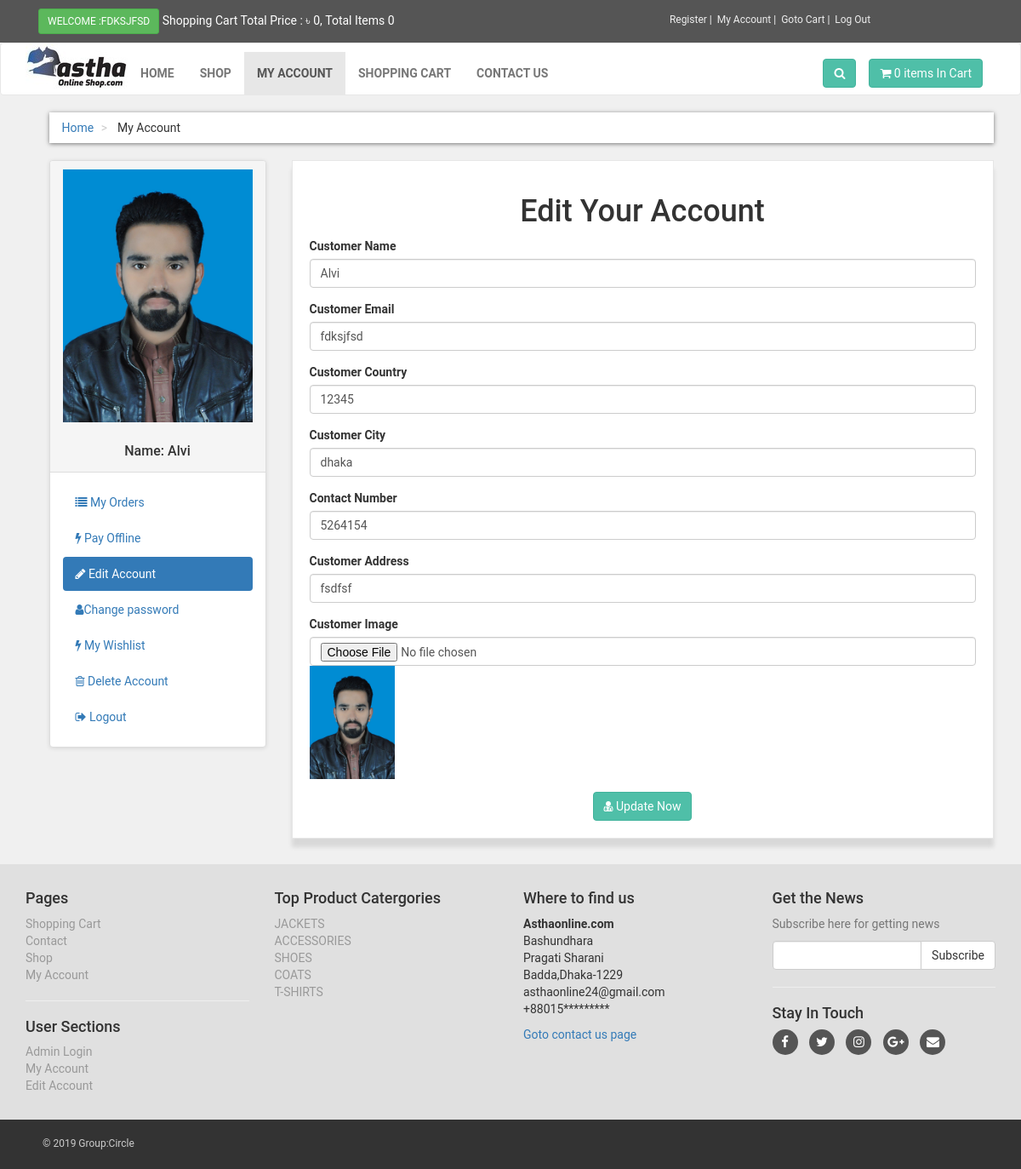
Screenshot of /customer/my_account.php?edit_act (signed in) with the database file from the repository.
### tables this page shows
CREATE TABLE `customers` (
  `customer_id` int(10) NOT NULL,
  `customer_name` varchar(255) NOT NULL,
  `customer_email` varchar(255) NOT NULL,
  `customer_pass` varchar(255) NOT NULL,
  `customer_country` text NOT NULL,
  `customer_city` text NOT NULL,
  `customer_contact` varchar(255) NOT NULL,
  `customer_address` text NOT NULL,
  `customer_image` text NOT NULL,
  `customer_ip` varchar(255) NOT NULL
);

CREATE TABLE `product_categories` (
  `p_cat_id` int(10) NOT NULL,
  `p_cat_title` text NOT NULL,
  `p_cat_desc` text NOT NULL
);

### customer/edit_act.php (the view, shortened to what this page needs)
<?php
$customer_session = $_SESSION['customer_email'];
$get_customer = "select * from customers where customer_email='$customer_session'";
$run_customer = mysqli_query($con,$get_customer);
$row_customer = mysqli_fetch_array($run_customer);
$customer_name = $row_customer['customer_name'];
$customer_email = $row_customer['customer_email'];
$customer_country = $row_customer['customer_country'];
$customer_city = $row_customer['customer_city'];
$customer_contact = $row_customer['customer_contact'];
$customer_address = $row_customer['customer_address'];
$customer_image = $row_customer['customer_image'];
?>
<div class="box">
	<center>
		<h1>Edit Your Account</h1>
	</center>
	<form action="" method="post" enctype="multipart/form-data">
	<div class="form-group">
		<label>Customer Name</label>
		<input type="text" name="c_name" class="form-control" value="<?php echo $customer_name; ?>" required>
	</div>
	<div class="form-group">
		<label>Customer Email</label>
		<input type="text" name="c_email" class="form-control" value="<?php echo $customer_email; ?>" required>
	</div>
	<div class="form-group">
		<label>Customer Country</label>
        <input type="text" name="c_country" class="form-control" value="<?php echo $customer_country; ?>" required>
	</div>
	<div class="form-group">
		<label>Customer City</label>
        <input type="text" name="c_city" class="form-control" value="<?php echo $customer_city; ?>" required>
	</div>
	<div class="form-group">
		<label>Contact Number</label>
        <input type="text" name="c_contact" class="form-control" value="<?php echo $customer_contact; ?>" required>
	</div>
	<div class="form-group">
		<label>Customer Address</label>
        <input type="text" name="c_address" class="form-control" value="<?php echo $customer_address; ?>" required>
	</div>
	<div class="form-group">
		<label>Customer Image</label>
        <input type="file" name="c_image" class="form-control form-height-custom" >
        <img class="img-responsive" src="customer_images/<?php echo $customer_image; ?>" alt="Costumer Image" width="100" height="100">
	</div>
	<div class="text-center">
		<button class="btn btn-primary" name="update">
			 <i class="fa fa-user-md"></i> Update Now
		</button>
	</div>
</div>

### customer/includes/sidebar.php
<div class="panel panel-default sidebar-menu">
	<div class="panel-heading">
		  <?php
        $customer_session = $_SESSION['customer_email'];
        $get_customer = "select * from customers where customer_email='$customer_session'";
        $run_customer = mysqli_query($con,$get_customer);
        $row_customer = mysqli_fetch_array($run_customer);
        $customer_image = $row_customer['customer_image'];
        $customer_name = $row_customer['customer_name'];
        if(!isset($_SESSION['customer_email'])){
        }else{
            echo "
                <center>
                    <img src='customer_images/$customer_image' class='img-responsive'>
                </center>
                <br/>
                <h3 class='panel-title' align='center'>
                    Name: $customer_name
                </h3>
            ";
        }
        ?>
	</div>
	<div class="panel-body">
		<ul class="nav nav-pills nav-stacked">
			<li class="<?php if(isset($_GET[my_order])){echo "active";}?> ">
				<a href="my_account.php?my_order"><i class="fa fa-list"></i> My Orders</a>
			</li>
			<li class="<?php if(isset($_GET[pay_offline])){echo "active";}?>">
				<a href="my_account.php?pay_offline">
					<i class="fa fa-bolt"></i> Pay Offline
				</a>
			</li>
			<li class="<?php if(isset($_GET[edit_act])){echo "active";}?>">
				<a href="my_account.php?edit_act">
					<i class="fa fa-pencil"></i> Edit Account
				</a>
			</li>
			<li class="<?php if(isset($_GET[change_pass])){echo "active";}?>">
				<a href="my_account.php?change_pass">
					<i class="fa fa-user"></i>Change password
				</a>
			</li>
			<li class="<?php if(isset($_GET[my_wishlist])){echo "active";}?>">
				<a href="my_account.php?my_wishlist">
					<i class="fa fa-bolt"></i> My Wishlist
				</a>
			</li>
			<li class="<?php if(isset($_GET[delete_ac])){echo "active";}?>">
				<a href="my_account.php?delete_ac">
					<i class="fa fa-trash-o"></i> Delete Account
				</a>
			</li>
			<li class="<?php if(isset($_GET[logout])){echo "active";}?>">
				<a href="../logout.php?logout">
					<i class="fa fa-sign-out"></i> Logout
				</a>
			</li>
		</ul>
	</div>
</div>

### customer/includes/footer.php (shortened to what this page needs)
<div id="footer">
	<div class="container">
		<div class="row">
			<div class="col-md-3 col-sm-6">
				<h4>Pages</h4>
				<ul>
					<li><a href="../cart.php">Shopping Cart</a></li>
					<li><a href="../contact.php">Contact</a></li>
					<li><a href="../shop.php">Shop</a></li>
					<li>
						<?php
              if(!isset($_SESSION['customer_email'])){
                 echo "<a href='../checkout.php'>My Account</a>";
              }else{
                 echo "<a href='my_account.php?my_order'>My Account</a>";
              }
              ?>
              </li>
				</ul>
				<hr>
				<h4>User Sections</h4>
				<ul>
					<li><?php
						if(!isset($_SESSION['admin_email'])){
                 echo "<a href='../admin_area/login.php'>Admin Login</a>";
              }else{
                 echo "<a href='../admin_area/index.php?dashboard'>Admin Profile</a>";
              }
						?>
					</li>
					<li>
						<?php
              if(!isset($_SESSION['customer_email'])){
                 echo "<a href='../checkout.php'>My Account</a>";
              }else{
                 echo "<a href='my_account.php?my_order'>My Account</a>";
              }
              ?>
					</li>
					<li>
						<?php
              if(!isset($_SESSION['customer_email'])){
                 echo "<a href='../customer_registration.php'>Register</a>";
              }else{
                 echo "<a href='my_account.php?edit_act'>Edit Account</a>";
              }
              ?>
					</li>
				</ul>
			</div>
			<div class="col-md-3 col-sm-6">
				<h4>Top Product Catergories</h4>
				<ul>
					<?php
						$get_p_cats="select * from product_categories";
						$run_p_cats=mysqli_query($con,$get_p_cats);
						while ($row_p_cat=mysqli_fetch_array($run_p_cats)) {
							$p_cat_id=$row_p_cat['p_cat_id'];
							$p_cat_title=$row_p_cat['p_cat_title'];
							echo "<li><a href='../shop.php?p_cat=$p_cat_id'> $p_cat_title</a></li>";
						}
						?>
				</ul>
			</div>
			<div class="col-md-3 col-sm-6">
				<h4>Where to find us</h4>
				<p>
					<strong>Asthaonline.com</strong>
					<br>Bashundhara
					<br>Pragati Sharani
					<br>Badda,Dhaka-1229
					<br>asthaonline24@gmail.com
					<br>+88015*********
				</p>
				<a href="../contact.php">Goto contact us page</a>
			</div>
			<div class="col-md-3 col-sm-6">
				<h4>Get the News</h4>
				<p class="text-muted">
					Subscribe here for getting news
				</p>
				<form action="" method="post">
					<div class="input-group">
						<input type="text" name="email" class="form-control">
						<span class="input-group-btn">
							<input type="submit" class="btn btn-default" value="Subscribe">
						</span>
					</div>
				</form>
				<hr>
				<h4>Stay In Touch</h4>
				<p class="social">
				<a href="#"><i class="fa fa-facebook"></i></a>
				<a href="#"><i class="fa fa-twitter"></i></a>
				<a href="#"><i class="fa fa-instagram"></i></a>
				<a href="#"><i class="fa fa-google-plus"></i></a>
				<a href="#"><i class="fa fa-envelope"></i></a>
				</p>
			</div>
		</div>
	</div>
</div>
<div id="copyright">
	<div class="container">
		<div class="col-md-6">
			<p class="pull-left">
				&copy; 2019 Group:Circle
			</p>
		</div>
	</div>
</div>

### customer/styles/style.css (style rules this page uses)
body { font-family: "Roboto","Helvetica",Arial,sans-sarif; font-size: 14px; line-height: 1.42857143; color: #333333; background-color: #f0f0f0; }
.btn-primary { color: rgb(255,255,255); background-color: rgb(79,191,168); border-color: rgb(65,179,156); }
.box { background: #fff; margin: 0 0 30px; border : solid 1px #e6e6e6; padding: 20px; box-shadow: 0 10px 5px rgba(0,0,0,0.1) }
#content .panel.sidebar-menu { box-sizing: border-box; box-shadow: 0 1px 5px rgba(0,0,0,0.1); }
#content .panel.sidebar-menu h3 { padding: 5px 0; margin: 0; }
#footer { background: #e0e0e0; padding: 20px 0; }
#footer ul { padding-left: 0; list-style: none; }
#footer ul a { color: #999999; padding: 20px 0; }
#footer .social { text-align: left; }
#footer .social a { margin: 0 10px 0 0; color: #fff; display: inline-block; width: 30px; height: 30px; border-radius: 15px; line-height: 30px; font-size: 15px; text-align: center; transform: all 0.2s ease-out; vertical-align: bottom; background-color: #555555; }
#copyright { background: #333; color: #ccc; padding: 20px; font-size: 12px; }
#copyright p { margin: 0; }

### rows the page displays
customers: customer_image (picture), customer_name "Alvi", c_name "Alvi", c_email "fdksjfsd", c_country "12345", c_city "dhaka", c_contact "5264154", c_address "fsdfsf"
product_categories: p_cat_title "JACKETS"
product_categories: p_cat_title "ACCESSORIES"
product_categories: p_cat_title "SHOES"
product_categories: p_cat_title "COATS"
product_categories: p_cat_title "T-SHIRTS"

### other values shown
$_SESSION['customer_email'] "FDKSJFSD"
$total "0"
$count "0 0"
